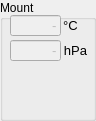
    <widget class="QGroupBox" name="groupBox_4">
     <property name="geometry">
      <rect>
       <x>680</x>
       <y>45</y>
       <width>96</width>
       <height>121</height>
      </rect>
     </property>
     <property name="title">
      <string>Mount</string>
     </property>
     <widget class="QLineEdit" name="refractionTemp1">
      <property name="enabled">
       <bool>false</bool>
      </property>
      <property name="geometry">
       <rect>
        <x>10</x>
        <y>15</y>
        <width>51</width>
        <height>21</height>
       </rect>
      </property>
      <property name="font">
       <font>
        <family>Arial</family>
        <pointsize>10</pointsize>
        <weight>50</weight>
        <bold>false</bold>
       </font>
      </property>
      <property name="mouseTracking">
       <bool>false</bool>
      </property>
      <property name="focusPolicy">
       <enum>Qt::NoFocus</enum>
      </property>
      <property name="acceptDrops">
       <bool>false</bool>
      </property>
      <property name="toolTip">
       <string>shows the refraction temperature used in mount</string>
      </property>
      <property name="layoutDirection">
       <enum>Qt::RightToLeft</enum>
      </property>
      <property name="text">
       <string>-</string>
      </property>
      <property name="maxLength">
       <number>8</number>
      </property>
      <property name="alignment">
       <set>Qt::AlignRight|Qt::AlignTrailing|Qt::AlignVCenter</set>
      </property>
      <property name="readOnly">
       <bool>true</bool>
      </property>
     </widget>
     <widget class="QLabel" name="label_78">
      <property name="geometry">
       <rect>
        <x>60</x>
        <y>40</y>
        <width>31</width>
        <height>20</height>
       </rect>
      </property>
      <property name="font">
       <font>
        <pointsize>10</pointsize>
       </font>
      </property>
      <property name="text">
       <string>hPa</string>
      </property>
      <property name="alignment">
       <set>Qt::AlignCenter</set>
      </property>
      <property name="wordWrap">
       <bool>false</bool>
      </property>
     </widget>
     <widget class="QLabel" name="label_79">
      <property name="geometry">
       <rect>
        <x>60</x>
        <y>15</y>
        <width>21</width>
        <height>20</height>
       </rect>
      </property>
      <property name="font">
       <font>
        <pointsize>10</pointsize>
       </font>
      </property>
      <property name="text">
       <string>°C</string>
      </property>
      <property name="alignment">
       <set>Qt::AlignCenter</set>
      </property>
      <property name="wordWrap">
       <bool>false</bool>
      </property>
     </widget>
     <widget class="QLineEdit" name="refractionPress1">
      <property name="enabled">
       <bool>false</bool>
      </property>
      <property name="geometry">
       <rect>
        <x>10</x>
        <y>40</y>
        <width>51</width>
        <height>21</height>
       </rect>
      </property>
      <property name="font">
       <font>
        <family>Arial</family>
        <pointsize>10</pointsize>
        <weight>50</weight>
        <bold>false</bold>
       </font>
      </property>
      <property name="mouseTracking">
       <bool>false</bool>
      </property>
      <property name="focusPolicy">
       <enum>Qt::NoFocus</enum>
      </property>
      <property name="acceptDrops">
       <bool>false</bool>
      </property>
      <property name="toolTip">
       <string>shows the refraction pressure used in mount</string>
      </property>
      <property name="layoutDirection">
       <enum>Qt::RightToLeft</enum>
      </property>
      <property name="text">
       <string>-</string>
      </property>
      <property name="maxLength">
       <number>8</number>
      </property>
      <property name="alignment">
       <set>Qt::AlignRight|Qt::AlignTrailing|Qt::AlignVCenter</set>
      </property>
      <property name="readOnly">
       <bool>true</bool>
      </property>
     </widget>
    </widget>
